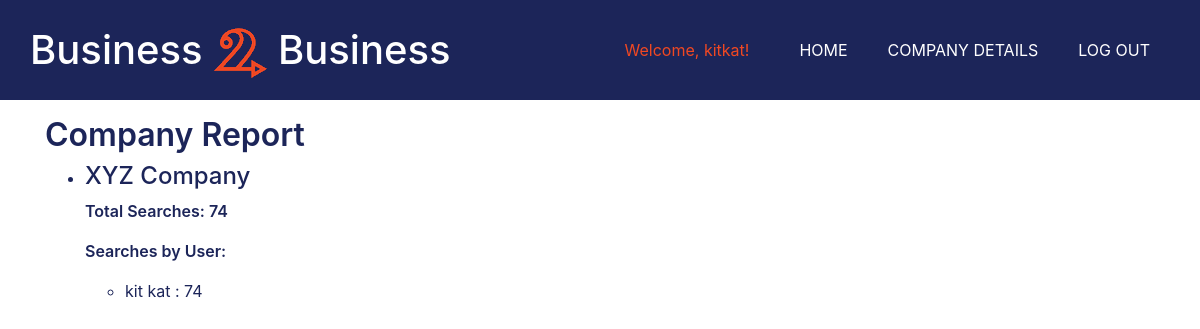
The page /B2B/company_detail/ (signed in) on the database as committed earlier.
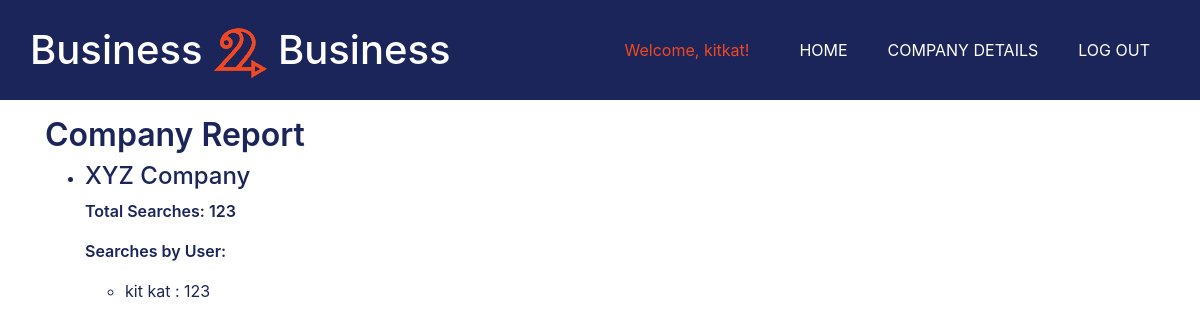
The same page on the database as committed later.
### B2B/models.py (models this page shows, shortened)
class Company(models.Model):
    company_name = models.CharField(max_length=100)
    primary_contact = models.ForeignKey('Person', related_name='+', blank=True, null=True, on_delete=models.SET_NULL)
    wants_tb = models.BooleanField(verbose_name='can search Test Bookstore (for TESTING purposes ONLY)') #NO REAL COMPANY WILL WANT THIS
    wants_kb = models.BooleanField(verbose_name='can search Kobo')
    wants_gb = models.BooleanField(verbose_name='can search Google Books')
    wants_lc = models.BooleanField(verbose_name='can search Livraria Cultura')
    wants_sd = models.BooleanField(verbose_name='can search Scribd')
    def get_total_searches(self):
        total = 0
        for p in self.person_set.all():
            total = total + p.search_count
        return total
    def __str__(self):
        return self.company_name
    class Meta:
        verbose_name_plural = "Companies"

class Person(models.Model):
    user = models.OneToOneField(User, on_delete=models.PROTECT, verbose_name='User Account') #disallow deletion of users; for auditing purposes it's safer to just go into the admin & uncheck "Active" for the user
    company =  models.ForeignKey('Company', on_delete=models.PROTECT) #disallow deletion of companies; for auditing purposes it's safer to just deactivate all users at the company
    phone = models.CharField(max_length=20, blank=True) #20 chars allows international numbers which can be long, nullable because not everyone has a phone number we care about
    search_count = models.IntegerField(default=0)

### B2B/views.py (the view)
# urls.py: path('company_detail/', views.CompanyDetail.as_view(), name='company_detail'), #shows the reporting data for the company according to who is viewing the page
class CompanyDetail(LoginRequiredMixin, generic.ListView):
    model = Company
    template_name = 'company_detail.html'
    paginate_by = 3
    def get_queryset(self):
        u = self.request.user
        if u.is_staff:
            return Company.objects.order_by('company_name')
        elif u.person is not None:
            return Company.objects.filter(company_name=u.person.company).order_by('company_name')
        else: return None

### B2B/templates/company_detail.html
{% extends "base_generic.html" %}
{% block content %}
    <h2>Company Report</h2>
    {% if company_list %}
    <ul>
        {% for c in company_list %}
        <li>
            <h4>{{c.company_name}}</h4>
            <p>Total Searches: {{ c.get_total_searches }}</p>
            {% if c.person_set.all %}
            <p>Searches by User:</p>
            <ul>
                {% for p in c.person_set.all %}
                <li>
                    {{p.user.first_name}} {{p.user.last_name}} : {{p.search_count}}
                </li>
                {% endfor %}
            </ul>
            {% endif %}
        </li>
        {% endfor %}
    </ul>
    {% else %}
    <p>There is no data to display.</p>
    {% endif %}
{% endblock %}

### B2B/templates/base_generic.html (shortened to what this page needs)
<!DOCTYPE html>
<html lang="en">
<head>
    <link rel="stylesheet" href="https://stackpath.bootstrapcdn.com/bootstrap/4.1.3/css/bootstrap.min.css">
    {% load static %}
    <link rel="stylesheet" href="{% static 'css/style.css' %}">
</head>
<body>
    <div class = "header">
        <a href = "{% url 'home' %}" class = "homelink">
            <h1 class = headertext>Business <img src= "{% static 'two.png' %}" alt="logo" /> Business</h1>
        </a>
        <ul class = menu>
            {% if user.is_authenticated %}
            <li class = "menubutton"><a href = "{% url 'logout' %}" class = "homelink">LOG OUT</a></li>
            <li class = "menubutton"><a href = "{% url 'company_detail' %}" class = "homelink">COMPANY DETAILS</a></li>
            <li class = "menubutton"><a href = "{% url 'home' %}" class = "homelink">HOME</a></li>
            <li class = "welcomeadmin">Welcome, {{ user.get_username }}!</li>
            {% endif %}
        </ul>
    </div>
    <div class="col-sm-10 ">{% block content %}{% endblock %}</div>
</body>
</html>

### B2B/static/css/style.css (style rules this page uses)
p { color:#1c2559; font-weight: 600; }
h2 { color:#1c2559; font-weight: 600; }
h4 { color:#1c2559; }
li { color: #1c2559; }
.homelink:link { color: white; text-decoration: none; }
.header { background-color: #1c2559; color:#ffffff; padding-left: 30px; padding-right: 30px; margin-bottom:10px; text-align: left; height: 100px; display: inline-block; width: 100%; }
.menu { list-style-type: none; }
.headertext { float:left; text-align: middle; height:100%; vertical-align: middle; line-height: 100px; }
.menubutton { color: white; border: none; height: 60px; margin-top:20px; margin-bottom: 20px; float: right; margin-left: 20px; margin-right: 20px; line-height: 60px; }
.welcomeadmin { color: #f04822; border: none; height: 60px; margin-top:20px; margin-bottom: 20px; float: right; margin-left: 20px; margin-right: 20px; line-height: 60px; padding-left: 10px; padding-right: 10px; }
.col-sm-10 { margin-left: 30px; margin-right: 30px; }

Rows that differ between the two databases and show on the page:
changed through a linked row, Company "XYZ Company": get_total_searches "74" → "123"
changed Person "kit": search_count "74" → "123"
